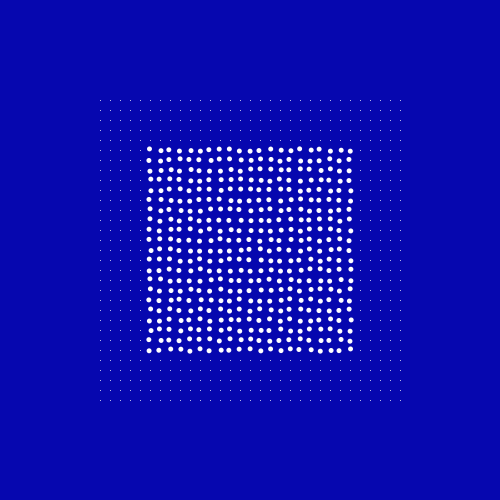
Frame 1 (no input)
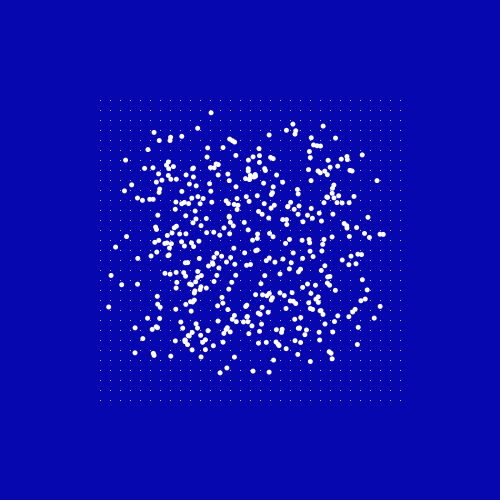
Frame 60 (the mouse pressed at the canvas centre just before this capture)
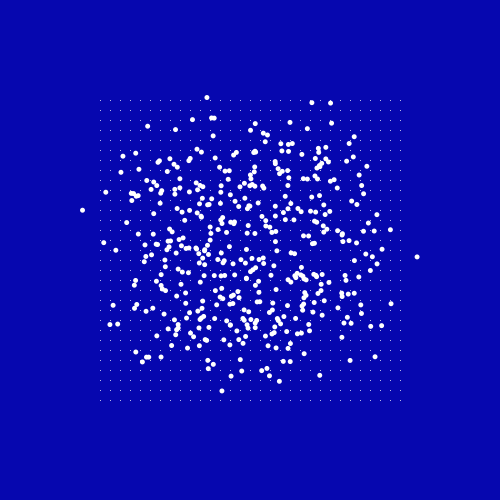
Frame 120 (the mouse held since frame 60 and released just before this capture)

The Processing sketch that drew these frames (run headless with seeded random() and noise(); from frame 60 on, the mouse is pressed at the canvas centre):

// Processing sketch: sketch_26072017
// ── sketch_26072017.pde
ArrayList<Particle>particles;

void setup(){
  size(500,500);
  smooth();
  particles = new ArrayList<Particle>();
  for(int x = 150; x<=350; x+=10){
    for(int y = 150; y<=350; y+=10){
      particles.add(new Particle(x,y));
    }
  }
}


void draw(){
  background(6,7,175);
  noStroke();
  for(Particle p : particles){
    p.update();
    p.display();
  }
  stroke(255);
  for(int x = 100; x<=400; x+=10){
    for(int y = 100; y<=400; y+=10){
      point(x,y);
    }
  }
}
// ── Particles.pde
class Particle{
  PVector location;
  PVector base = new PVector(0,0);
  PVector acceleration;
  PVector target;
  int count = 0;
  int count2 = 0;
  
  Particle(float x, float y){
    location = new PVector(x,y);
    target = new PVector(x,y);
  }
  
  void update(){
    count++;
    if(count <=150){
      acceleration = PVector.random2D();
      base.add(acceleration);
      base.normalize();
      base.mult(1.2);
      location.add(base);
    }else{
      location.lerp(target,0.1);
      count2++;
      if(count2>=100){
        count = 0;
        count2 = 0;
      }
    }
  }
  
  void display(){
    ellipse(location.x, location.y, 5,5);
  }
}
